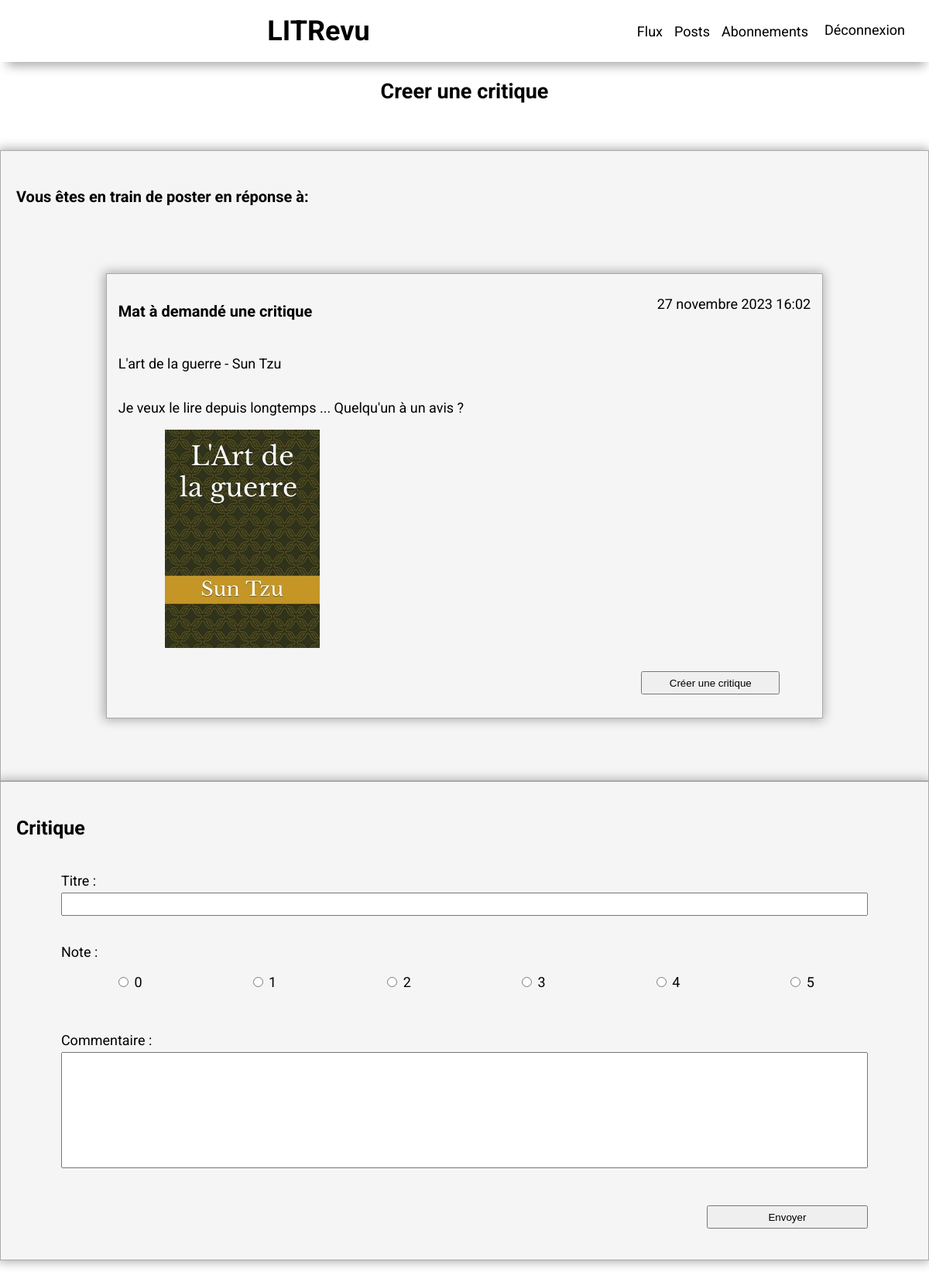
The app's page /home/24/create_review/ (signed in) with its own data.
### review/models.py (models this page shows, shortened)
class Ticket(models.Model):
    title = models.CharField(max_length=128)
    description = models.CharField(max_length=2048, blank=True)
    user = models.ForeignKey(to=settings.AUTH_USER_MODEL,
                             on_delete=models.CASCADE)
    image = models.ImageField(upload_to='static/images/',
                              null=True, blank=True,
                              validators=[FileExtensionValidator(
                                  allowed_extensions=['jpg', 'jpeg', 'png'])])
    time_created = models.DateTimeField(auto_now_add=True)
    IMAGE_MAX_SIZE = (800, 800)

### authentication/models.py (models this page shows)
class User(AbstractUser):
    profile_photo = models.ImageField(verbose_name='photo de profil')

### review/views.py (the view, shortened to what this page needs)
# urls.py: path('home/<int:ticket_id>/create_review/', review.views.create_review,
@login_required
def create_review(request, ticket_id):
    ticket = get_object_or_404(models.Ticket, id=ticket_id)
    review_form = forms.ReviewForm()
    return render(request,
                  'review/create_review.html',
                  {'review_form': review_form, 'ticket': ticket})

### review/forms.py
class ReviewForm(forms.ModelForm):
    RATING_CHOICES = [
        (0, '0'),
        (1, '1'),
        (2, '2'),
        (3, '3'),
        (4, '4'),
        (5, '5')
    ]
    rating = forms.ChoiceField(
        choices=RATING_CHOICES,
        widget=forms.RadioSelect,
        label='Note'
    )
    class Meta:
        model = models.Review
        fields = ['headline', 'rating', 'body']
        labels = {
            'headline': 'Titre',
            'rating': 'Note',
            'body': 'Commentaire'
        }

### review/templates/review/create_review.html
{% extends "base.html" %}
{% block content %}
    <h2>Creer une critique</h2>
    <div class="ticket_container">
        <h4>Vous êtes en train de poster en réponse à:</h4>
        <div class="ticket_spinnet">
            {% include 'review/partials/ticket_snippet.html'%}
        </div>
    </div>
    {% include 'review/partials/create_review_snippet.html' %}
{% endblock content %}

### review/templates/review/partials/ticket_snippet.html (shortened to what this page needs)
<div class="ticket">
    <div class="head-ticket">
        {% if ticket.user == user %}
            <h4> Vous avez demandé une critique</h4>
        {% else %}
            <h4> {{ ticket.user.username|capfirst }} à demandé une critique</h4>
        {% endif %}
        <p>{{ ticket.time_created }}</p>
    </div>
    <p>{{ ticket.title }}</p>
    <p>{{ ticket.description }}</p>
    {% if ticket.image %}
        <img src="{{ ticket.image.url }}" alt="image du livre {{ ticket.title }}">
    {% endif %}
    {% if not ticket.review %}
        {% if 'your-posts' not in request.path %}
            <button onclick='window.location.href="{% url "create_review" ticket_id=ticket.id %}"'>Créer une critique</button>
        {% endif %}
    {% endif %}
</div>

### static/app.css (style rules this page uses)
:root { --color-secondary: #ababab; --color-terciary: #f5f5f5; }
body { margin: 0; font-size: 18px; font-family: 'Roboto', sans-serif; }
h2 { text-align: center; }
h4 { font-size: 20px; }
.ticket { display: flex; flex-direction: column; margin-top: 60px; border: 1px var(--color-secondary) solid; padding: 10px 15px 30px 15px; box-shadow:-1px 0px 13px 2px var(--color-secondary); background-color: var(--color-terciary); }
.ticket button { width: 20%; margin-top: 30px; margin-left: auto; margin-right: 40px; height: 30px; cursor: pointer; }
.head-ticket { display: flex; justify-content: space-between; }
.ticket img { position: relative; max-width: 200px; max-height: 300px; left: 60px; }
.ticket_container { margin-top: 60px; padding: 20 20 80 20; border:1px var(--color-secondary) solid ; box-shadow: -1px 0px 13px 2px var(--color-secondary); display: flex; flex-direction: column; background-color: var(--color-terciary); }
.ticket_container p { display: flex; flex-direction: column; }
.ticket_spinnet { width: 80%; margin: auto; }
.review_container p { display: flex; flex-direction: column; }
#id_headline { margin-top: 5px; height: 30px; }
#id_rating { display: flex; justify-content: space-around; }
#id_body { margin-top: 5px; height: 150px; }

### records on screen
Ticket: user.username "Mat", time_created "27 novembre 2023 16:02", title "L'art de la guerre - Sun Tzu", description "Je veux le lire depuis longtemps ... Quelqu'un à un avis ?", image (picture)
